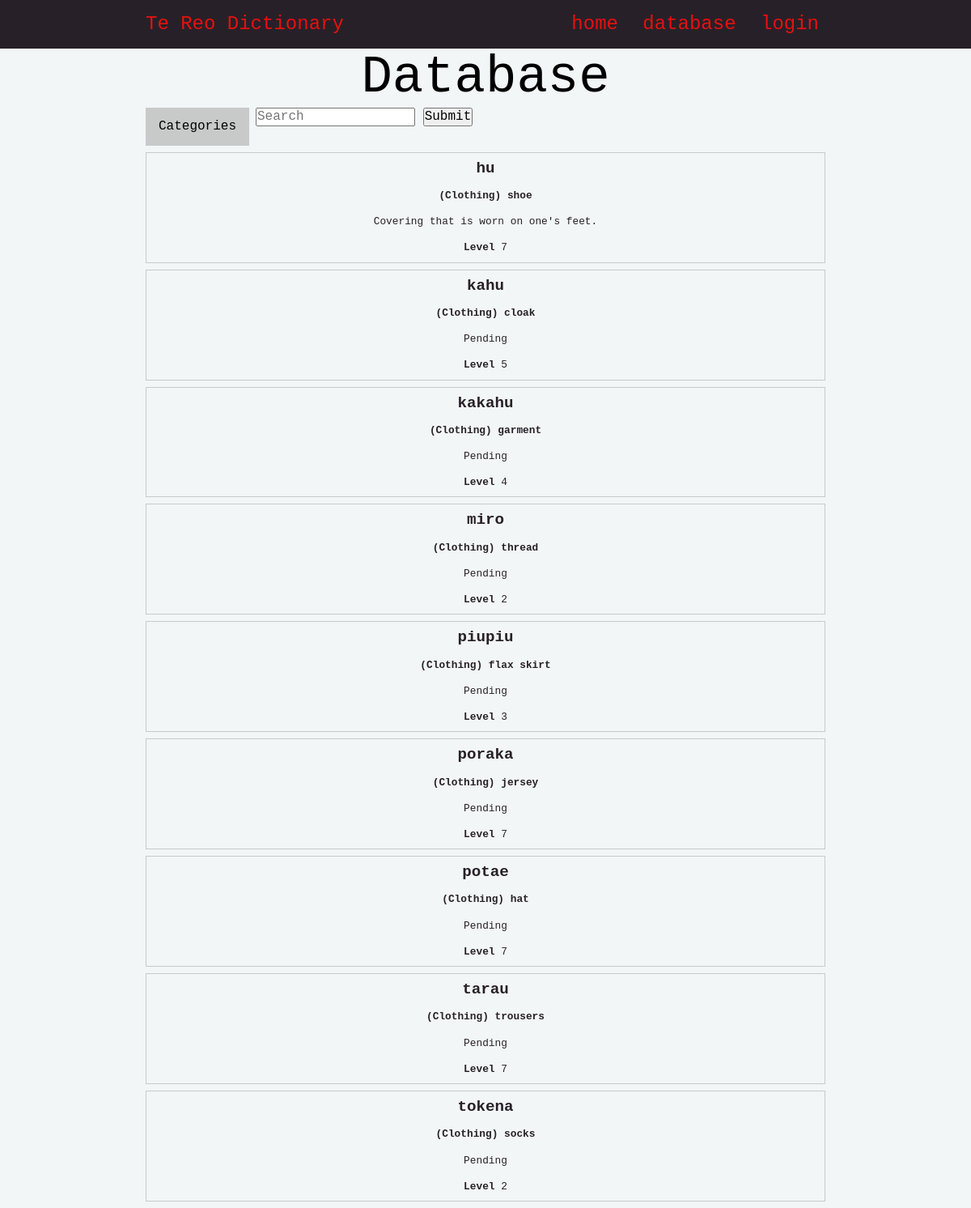
The page /database/3 on the database as committed earlier.
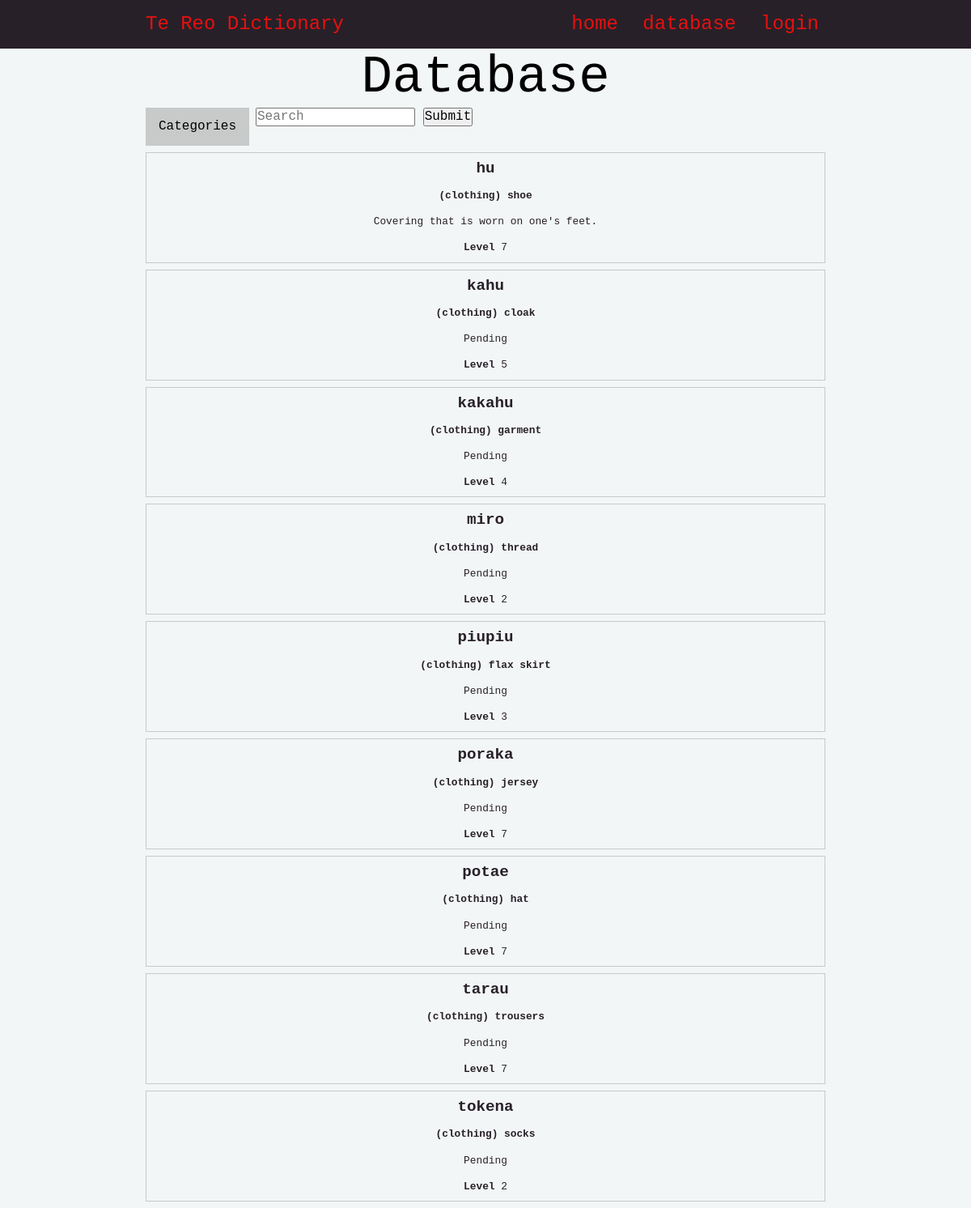
The same page on the database as committed later.
### tables this page shows
CREATE TABLE "entries"
(
    id          integer                                not null
        primary key autoincrement
        unique,
    maori       varchar(85)                            not null,
    english     varchar(100)                           not null,
    definition  varchar(256) default 'Pending'         not null,
    level       tinyint                                not null,
    image       varchar(260) default 'noimage.png'     not null,
    category_id integer                                not null
        constraint entries_category_id_fk
            references categories,
    user_id     integer      default 1
        constraint entries_user_id_fk
            references users,
    date        datetime     default current_timestamp not null
);

CREATE TABLE "categories"
(
    id      integer                            not null
        primary key autoincrement
        unique,
    name    varchar(60)                        not null
        unique,
    user_id integer  default 1
        constraint categories_user_id__fk
            references users,
    date    datetime default current_timestamp not null
);

### app.py (the view)
@app.route('/database/<category_id>')
def render_database_categories(category_id):
    con = connect(DATABASE)
    query = "SELECT entries.maori, entries.english, entries.definition, entries.level, categories.name FROM entries INNER JOIN categories ON entries.category_id=categories.id WHERE category_id=?"
    cur = con.cursor()
    cur.execute(query, (category_id,))
    entry_list = cur.fetchall()
    query = "SELECT id, name FROM categories"
    cur = con.cursor()
    cur.execute(query)
    category_list = cur.fetchall()
    con.close()
    return render_template('database.html', entries=entry_list, categories=category_list)

### app.py (called while the page is built)
def connect(db_file):
    try:
        connection = sqlite3.connect(db_file)
        return connection
    except sqlite3.Error as e:
        print(e)
    return None

### templates/database.html (shortened to what this page needs)
{% extends "base.html" %}
{% block pageheading %}Database{% endblock %}
{% block main %}
    <div class="filters">
        <div class="dropdown">
            <button class="dropbtn">Categories</button>
        </div>
        <div class="search-bar">
            <form method="POST" action="/search">
                <input type="text" placeholder="Search" name="search" id="search">
                <button type="submit">Submit</button>
            </form>
        </div>
    </div>
    <div class="entry">
        {% for entry in entries %}
            <div class="entry-box">
                <h3 class="entry-box-heading"><strong>{{ entry[0] }}</strong></h3>
                <p class="entry-box-heading"><strong>({{ entry[4] }}) {{ entry[1] }}</strong></p>
                <p class="entry-box-info">{{ entry[2] }}</p>
                <p class="entry-box-info"><strong>Level </strong>{{ entry[3] }}</p>
            </div>
        {% endfor %}
    </div>
{% endblock %}

### templates/base.html (shortened to what this page needs)
<!DOCTYPE html>
<html>
<head>
    <link rel="stylesheet" href="https://cdnjs.cloudflare.com/ajax/libs/normalize/8.0.1/normalize.css"/>
    <link href="{{ url_for('static', filename='style.css') }}" rel="stylesheet">
</head>
<body>
<nav>
    <div class="container">
        <div class="navbar-brand">Te Reo Dictionary</div>
        <div class="navbar-links">
            <a href="/">home</a>
            <a href="/database">database</a>
            <a href="/login">login</a>
        </div>
    </div>
</nav>
<div class="container">
    <header>
        <h1>{% block pageheading %}{% endblock %}</h1>
    </header>
    <main>
        {% block main %}
        {% endblock %}
    </main>
</div>
</body>
</html>

### static/style.css (style rules this page uses)
:root { --red: #e81010; --dark-red: #a00808; --white: #F2F6F6; --gray: #c8caca; --dark-gray: #282028; --black: #041010; }
* { font-family: 'Monaco', monospace; padding: 0; margin: 0; box-sizing: border-box; }
body { background-color: var(--white); }
.container { width: 70vw; margin: auto; }
.container::after { content: ""; clear: both; display: table; }
h1 { text-align: center; font-weight: 200; font-size: 4rem; margin: 0; }
nav { background-color: var(--dark-gray); text-align: center; font-size: 1.5rem; padding-top: 1rem; padding-bottom: 1rem; color: var(--red); }
.navbar-brand { display: inline; float: left; }
.navbar-links { display: inline; float: right; }
nav a { padding: 0 0.5rem; font-size: 1.5rem; }
a, a:visited { color: var(--red); text-decoration: none; }
.entry { display: flex; flex-wrap: wrap; justify-content: space-evenly; }
.entry-box { width: 100%; border: 1px solid var(--gray); color: var(--dark-gray); margin-bottom: 0.5rem; }
.entry-box-heading { padding: 0.5rem; }
.entry-box-info { padding: 0.5rem; }
.entry-box h3 { font-size: 1.2rem; text-align: center; }
.entry-box p { font-size: 0.8rem; margin-bottom: 0.1rem; text-align: center; }
.filters { margin-bottom: 0.5rem; display: flex; }
.search-bar { alignment: center; }
.dropdown { overflow: hidden; margin-right: 0.5rem; }
.dropdown .dropbtn { background-color: var(--gray); font-size: 16px; border: none; outline: none; padding: 14px 16px; font-family: inherit; margin: 0; }

Rows that differ between the two databases and show on the page:
changed through a linked row, entries "hu": name "Clothing" → "clothing"
changed through a linked row, entries "kahu": name "Clothing" → "clothing"
changed through a linked row, entries "kakahu": name "Clothing" → "clothing"
changed through a linked row, entries "miro": name "Clothing" → "clothing"
changed through a linked row, entries "piupiu": name "Clothing" → "clothing"
changed through a linked row, entries "poraka": name "Clothing" → "clothing"
changed through a linked row, entries "potae": name "Clothing" → "clothing"
changed through a linked row, entries "tarau": name "Clothing" → "clothing"
changed through a linked row, entries "tokena": name "Clothing" → "clothing"
